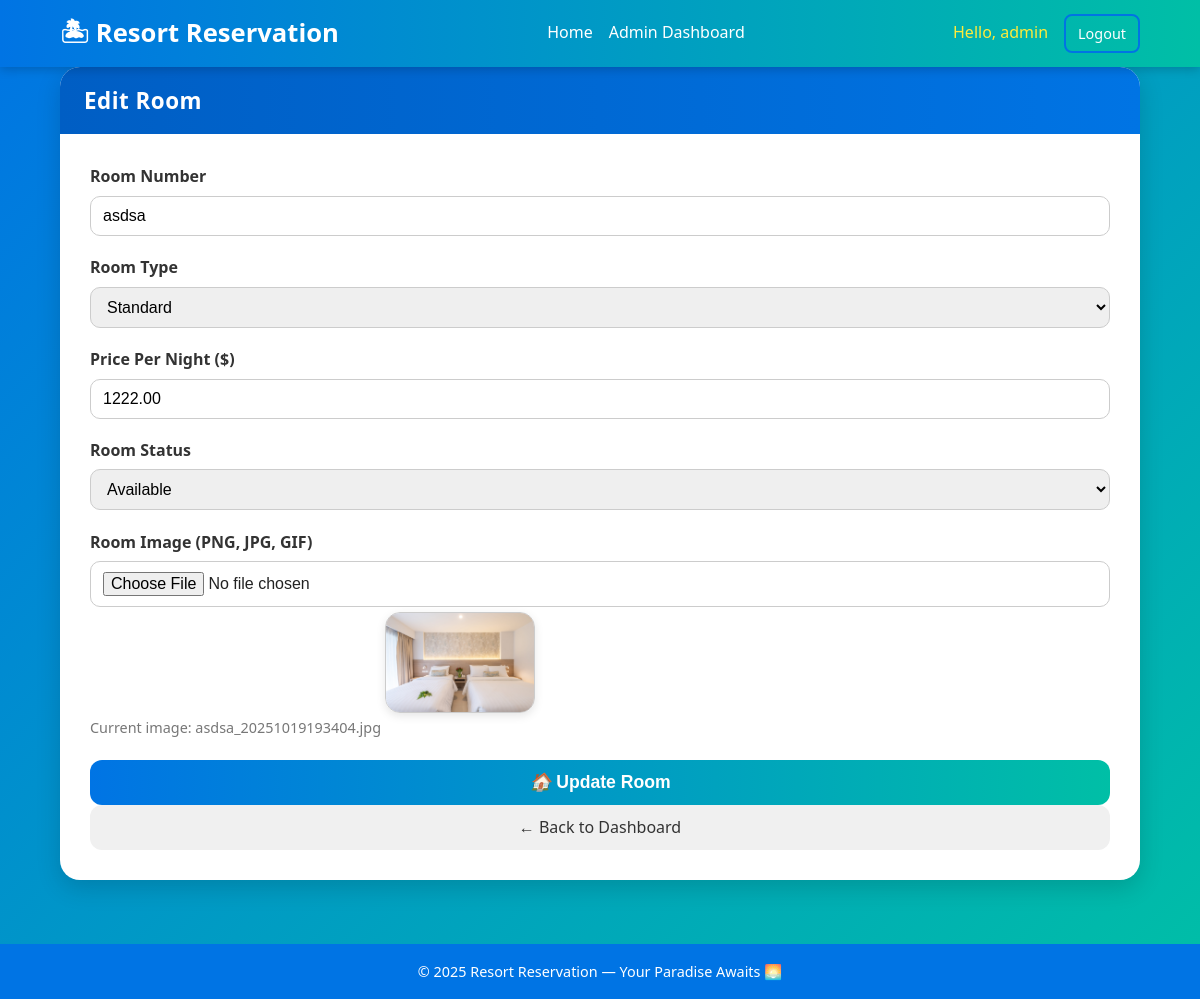
/admin/edit_room/7 (signed in), run on an earlier commit of the app's database.
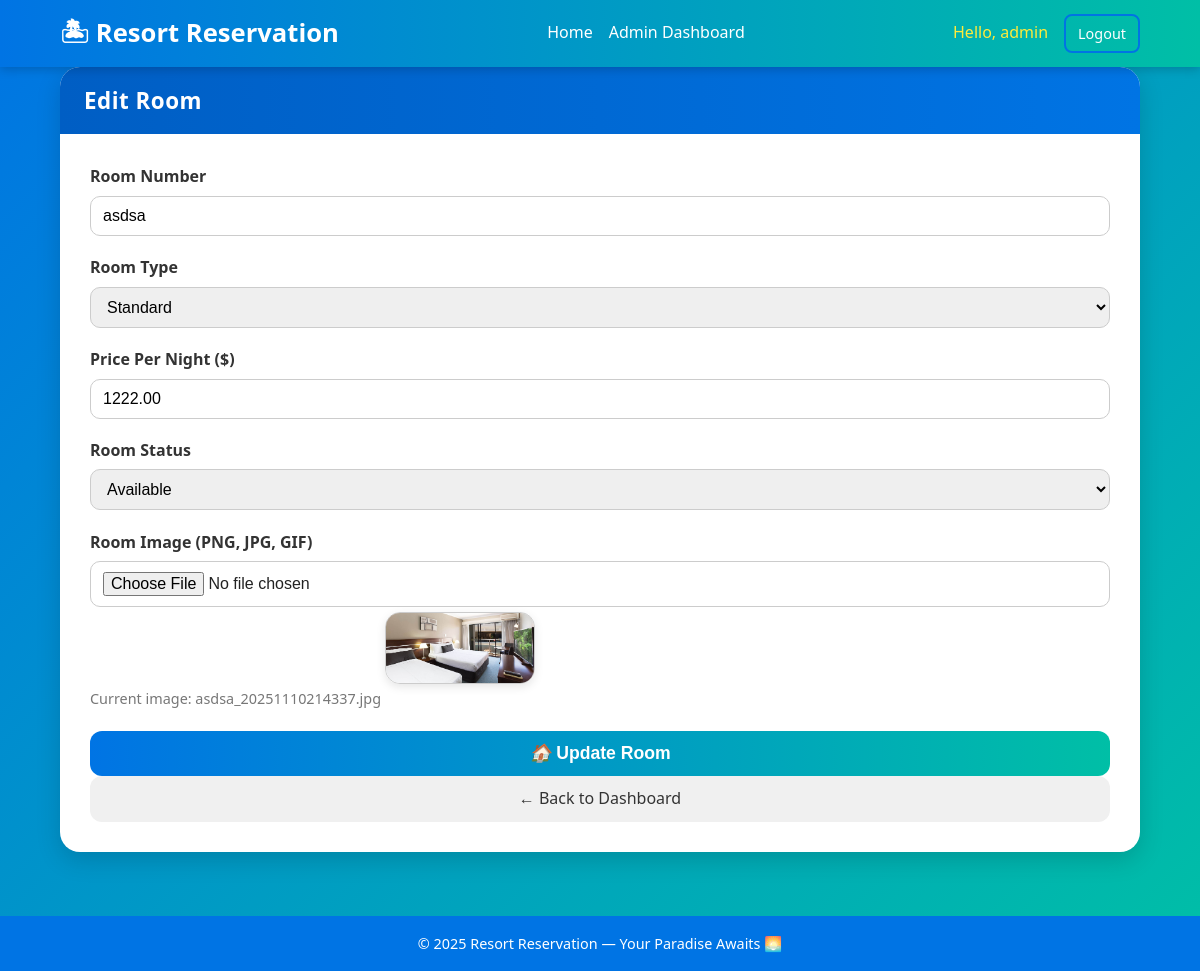
And on a later commit of the database.
### models.py (models this page shows, shortened)
class Room(db.Model):
    __tablename__ = 'room'
    id = db.Column(db.Integer, primary_key=True)
    room_number = db.Column(db.String(10), unique=True, nullable=False)
    room_type = db.Column(db.String(50), nullable=False)  # e.g., 'Standard', 'Deluxe', 'Suite'
    price = db.Column(db.Float, nullable=False)  # Price per night
    status = db.Column(db.String(20), default='Available')  # 'Available', 'Maintenance'
    image_file = db.Column(db.String(120), nullable=True, default=None)
    reservations = db.relationship('Reservation', backref='room', lazy='dynamic')

### app.py (the view)
        def wrapper(*args, **kwargs):
            if not is_admin():
                flash('Access denied: Admin privileges required.', 'danger')
                return redirect(url_for('index'))
            return func(*args, **kwargs)

### templates/add_edit_room.html (shortened to what this page needs)
{% extends "base.html" %}
{% block content %}
<div class="row justify-content-center">
    <div class="col-md-7">
        <div class="card shadow">
            <div class="card-header bg-secondary text-white">
                <h4 class="mb-0">{{ title }}</h4>
            </div>
            <div class="card-body">
                <form method="POST" action="" enctype="multipart/form-data">
                    <div class="form-group">
                        <label for="room_number">Room Number</label>
                        <input type="text" class="form-control" id="room_number" name="room_number"
                               value="{{ room.room_number if room else '' }}" required>
                    </div>
                    <div class="form-group">
                        <label for="room_type">Room Type</label>
                        <select class="form-control" id="room_type" name="room_type" required>
                            {% set current_type = room.room_type if room else '' %}
                            {% for type in ['Standard', 'Deluxe', 'Suite', 'Ocean View'] %}
                                <option value="{{ type }}" {% if current_type == type %}selected{% endif %}>{{ type }}</option>
                            {% endfor %}
                        </select>
                    </div>
                    <div class="form-group">
                        <label for="price">Price Per Night ($)</label>
                        <input type="number" step="0.01" class="form-control" id="price" name="price"
                               value="{{ '%.2f' | format(room.price) if room else '' }}" required>
                    </div>
                    {% if room %}
                    <div class="form-group">
                        <label for="status">Room Status</label>
                        <select class="form-control" id="status" name="status" required>
                            {% set current_status = room.status if room else 'Available' %}
                            {% for status in ['Available', 'Maintenance', 'Occupied'] %}
                                <option value="{{ status }}" {% if current_status == status %}selected{% endif %}>{{ status }}</option>
                            {% endfor %}
                        </select>
                    </div>
                    {% endif %}
                    <div class="form-group">
                        <label for="image_file">Room Image (PNG, JPG, GIF)</label>
                        <input type="file" class="form-control-file" id="image_file" name="image_file" accept="image/*">
                        {% if room and room.image_file %}
                            <small class="form-text text-muted">Current image: {{ room.image_file }}</small>
                            <img src="{{ url_for('static', filename='room_images/' + room.image_file) }}" style="max-width: 150px;" class="mt-2 img-thumbnail">
                        {% endif %}
                    </div>
                    <button type="submit" class="btn-add-room-realistic mt-3">
                        <i>🏠</i> {{ 'Update Room' if room else 'Add Room' }}
                    </button>
                    <a href="{{ url_for('admin_dashboard') }}" class="btn-back mt-2">← Back to Dashboard</a>
                </form>
            </div>
        </div>
    </div>
</div>
{% endblock %}

What changed in the data, as far as the page shows it:
changed Room "asdsa": image_file "asdsa_20251019193404.jpg" → "asdsa_20251110214337.jpg"; image_file: a different picture
